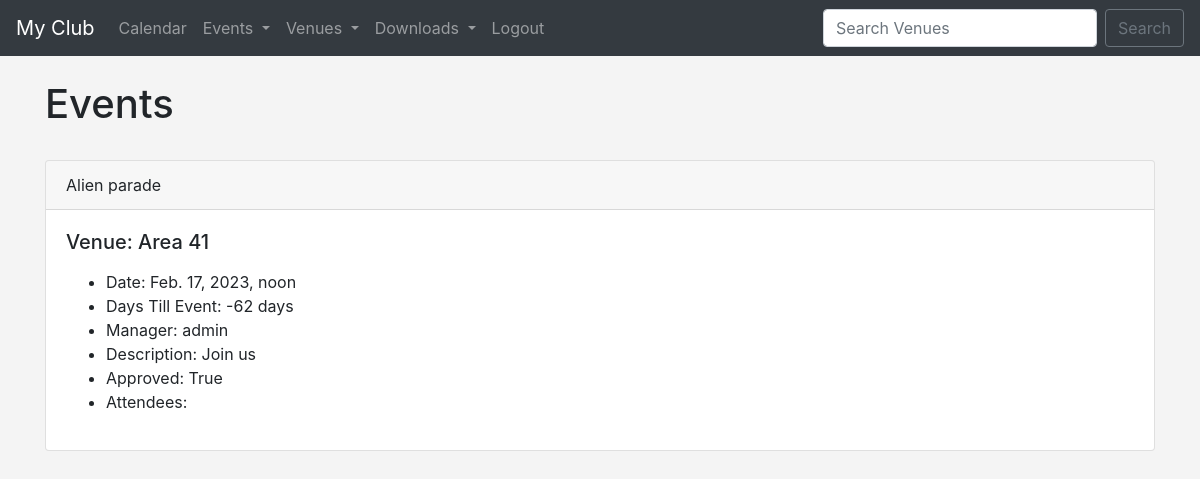
Page /events (signed in) on the committed database.
### events/models.py (models this page shows)
class Event(models.Model):
    name = models.CharField('Event name', max_length=128)
    event_date = models.DateTimeField('Event date')
    venue = models.ForeignKey(Venue, blank=True, null=True, on_delete=models.CASCADE)
    manager = models.ForeignKey(User, blank=True, null=True, on_delete=models.SET_NULL)
    description = models.TextField(blank=True)
    attendees = models.ManyToManyField(MyClubUser, blank=True)
    approved = models.BooleanField('Approved', default=False)
    def __str__(self):
        return self.name
    @property
    def Days_till(self):
        today = date.today()
        days_till = self.event_date.date() - today
        days_till_stripped = str(days_till).split(",", 1)[0]
        return days_till_stripped

class Venue(models.Model):
    name = models.CharField('Venue name', max_length=128)
    address = models.CharField(max_length=300)
    zip_code = models.CharField('Zip code', max_length=15)
    phone = models.CharField('Contact phone', max_length=15, blank=True)
    web = models.URLField('Website Address', blank=True)
    email_address = models.EmailField('Email Address',blank=True)
    owner = models.IntegerField("Venue Owner", blank=False, default=1)
    venue_image = models.ImageField(null=True, blank=True, upload_to="images/")
    def __str__(self):
        return self.name

### events/views.py (the view)
# urls.py: path('events', views.all_events, name='list-events'),
def all_events(request):
    event_list = Event.objects.all().order_by('-event_date')
    return render(request, 'events/events_list.html', {
        'event_list': event_list
    })

### events/templates/events/events_list.html (shortened to what this page needs)
{% extends 'events/base.html' %}
{% block content %}
    <h1>Events</h1>
    <br>
    {% for event in event_list %}
      {% if event.approved %}
        <div class="card">
            <div class="card-header">
                {{ event }}
            </div>
            <div class="card-body">
              <h5 class="card-title">Venue: {{ event.venue }}</h5>
              <p class="card-text">
                <ul>
                    <li>Date: {{ event.event_date }}</li>
                    <li>Days Till Event: {{ event.Days_till }}</li>
                    <li>Manager: {{ event.manager }}</li>
                    <li>Description: {{ event.description }}</li>
                    <li>Approved: {{ event.approved }}</li>
                    <li>
                        Attendees: <br>
                    </li>
                </ul>
              </p>
            </div>
        </div>
          <br>
      {% endif %}
    {% endfor %}
{% endblock %}

### events/templates/events/base.html (style rules this page uses)
body { background: #f4f4f4; }

### rows in the picture
Event: name "Alien parade", venue "Area 41", event_date "Feb. 17, 2023, noon", Days_till "-62 days", manager "admin", description "Join us", approved "True"
